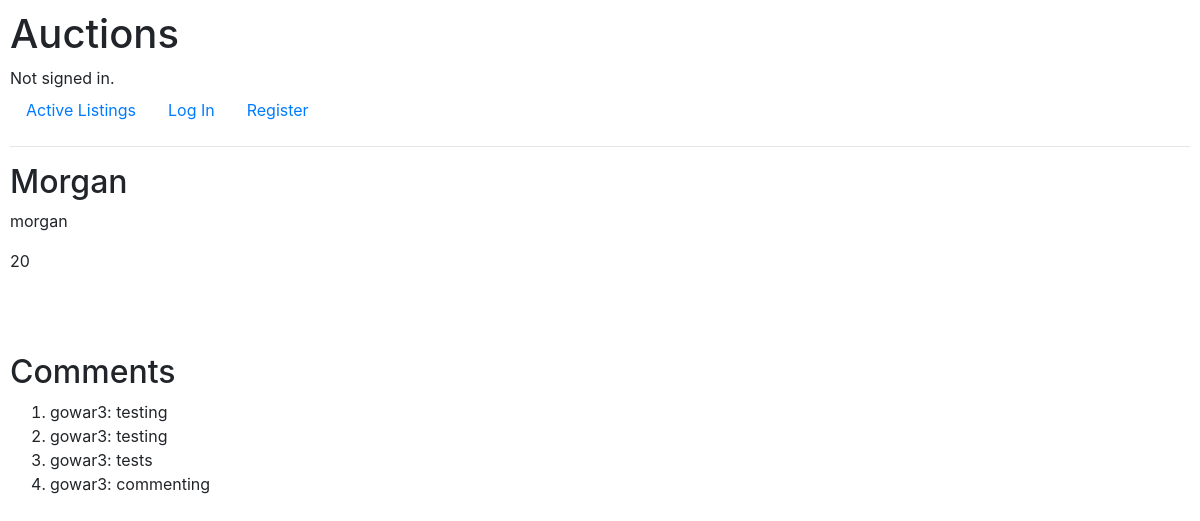
Before: /auctions/12 with the older database file.
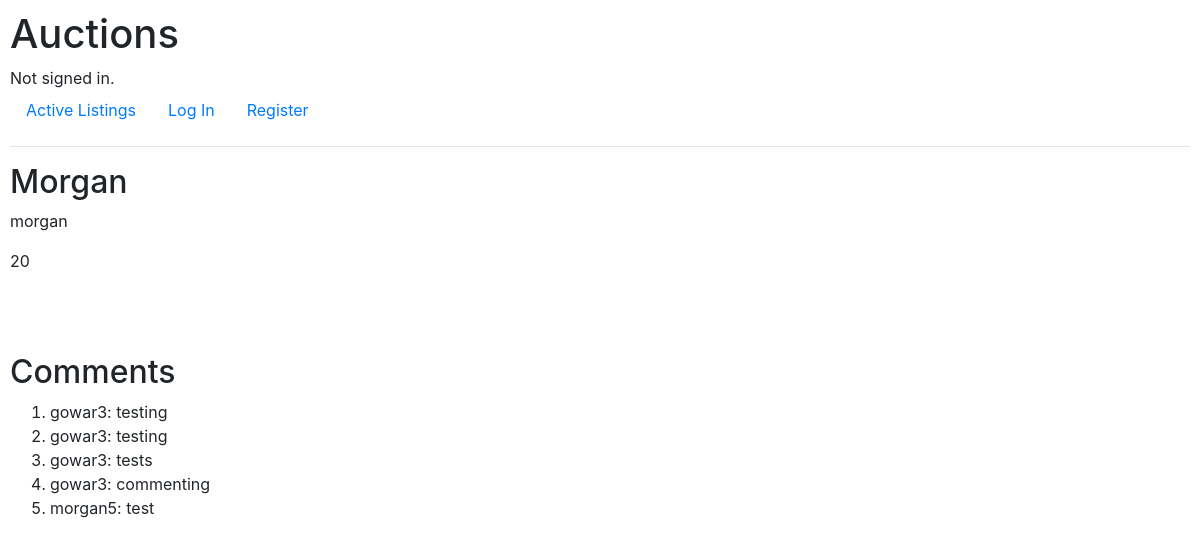
After: the same page with the newer database file.
### auctions/models.py (models this page shows)
class Comment(models.Model):
    poster = models.CharField(max_length=64)
    comment = models.CharField(max_length=128)
    listing = models.ForeignKey(Listing, on_delete=models.CASCADE, related_name="comment_listing")
    listings = models.ManyToManyField(Listing, blank=True, related_name= "comments")
    def __str__(self):
        return f"{self.poster}: {self.comment}"

### auctions/views.py (the view, shortened to what this page needs)
# urls.py: path("<str:listing>", views.listing, name="listing"),
def listing(request, listing):
    if "comments" not in request.session:
        request.session["comments"] = ()
    if "bids" not in request.session:
        request.session["bids"] = ()
    error = ""
    listing = Listing.objects.get(pk = listing)
    username = request.user.username
    highest_bid = listing.bids.aggregate(max_offer=Max("offer"))
    highest_bid_value = highest_bid.get("max_offer", None)
    return render(request, "auctions/listing.html", {
        "error": error,
        "listing": listing,
        "comments": listing.comments.all(),
        "bids": listing.bids.all()
    })

### auctions/templates/auctions/listing.html (shortened to what this page needs)
{% extends 'auctions/layout.html' %}
{% block body %}
        <h2>{{ listing.title }}</h2>
        <p>{{ listing.description }}</p>
        <label>{{ listing.price }}</label>
        <br>
        <br>
        <br>
    <br>
    <h2>Comments</h2>
    <ol>
    {% for comment in comments %}
        <li>{{ comment }}</li>
    {% endfor %}
    </ol>
{% endblock %}

Changed rows visible on the page:
added Comment: poster+comment "morgan5: test"
